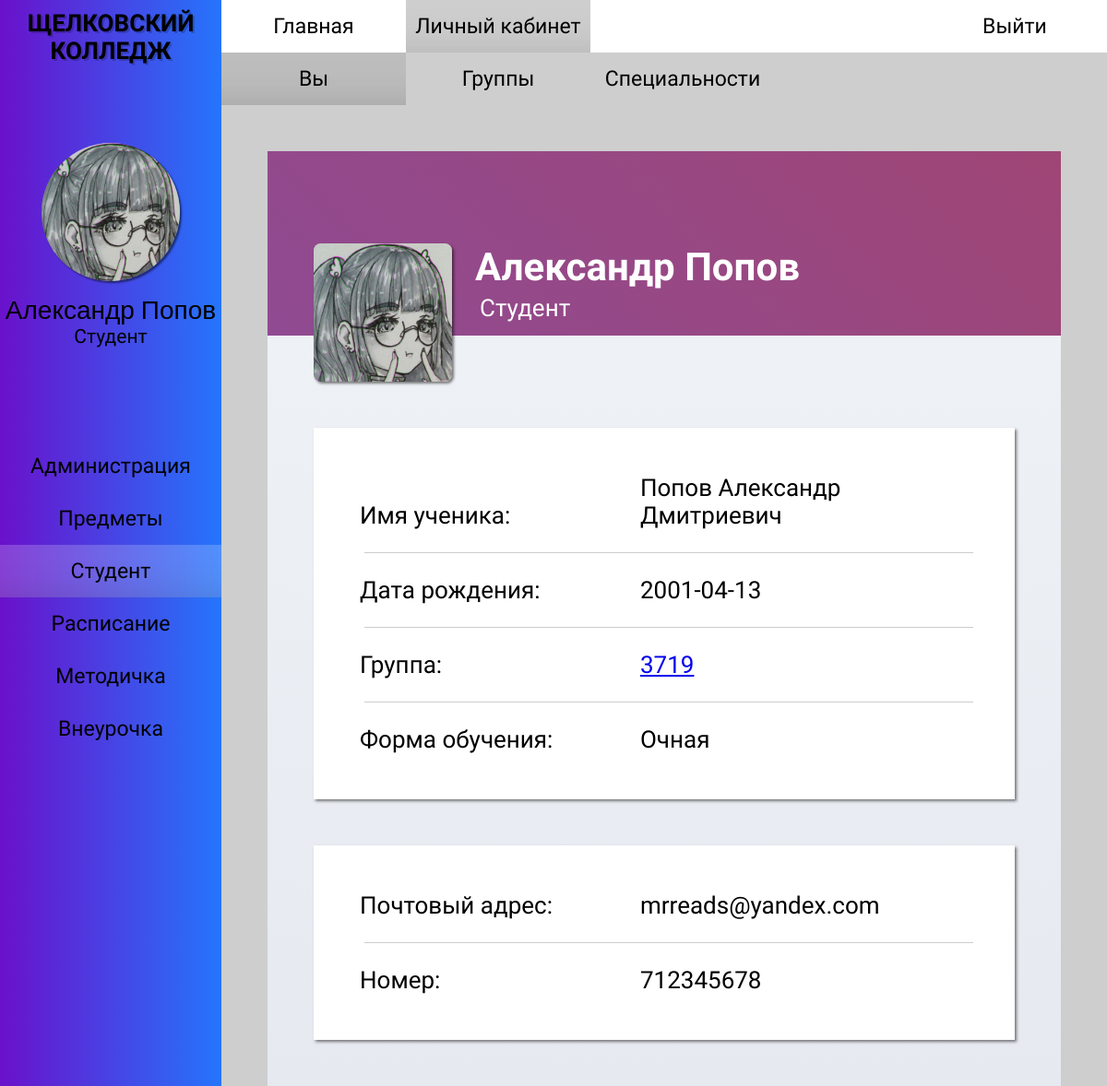
Page /student_you.php (signed in) on the committed database.
### tables this page shows
CREATE TABLE `students` (
  `id_student` int(11) NOT NULL,
  `fio` varchar(50) NOT NULL,
  `id_group` int(11) NOT NULL,
  `date_of_birth` date NOT NULL,
  `phone_number` int(11) NOT NULL,
  `address` varchar(50) NOT NULL,
  `email` varchar(50) NOT NULL,
  `password` varchar(25) NOT NULL,
  `form_study` varchar(10) NOT NULL,
  `number_of_studencheskly` int(11) NOT NULL,
  `phone_numder_parents` varchar(15) NOT NULL,
  `f.i.o_parents` varchar(50) NOT NULL,
  `id_role` int(11) NOT NULL,
  `id_user` int(11) NOT NULL
);

CREATE TABLE `roles` (
  `id_role` int(11) NOT NULL,
  `name_role` varchar(50) NOT NULL
);

CREATE TABLE `groups` (
  `id_group` int(11) NOT NULL,
  `number_group` varchar(13) NOT NULL,
  `id_specialization` int(11) NOT NULL,
  `date_zachislenia` date NOT NULL,
  `classroom_teacher` int(11) NOT NULL,
  `form_of_study` varchar(10) NOT NULL
);

### student_you.php (the view, shortened to what this page needs)
<?
$user_id = $_SESSION['id_user'];
require_once 'php/connection.php';
$query_user_info = "SELECT
                            fio,
                            date_of_birth,
                            number_group,
                            form_study,
                            email,
                            phone_number,
                            name_role
                    FROM
                            students,
                            `groups`,
                            roles
                    WHERE
                            students.id_group = groups.id_group
                    AND
                            students.id_role = roles.id_role
                    AND
                            id_student = '$user_id';";
$result_user_info = mysqli_query($link, $query_user_info);
$data_user_info = mysqli_fetch_row($result_user_info);
$user_id_group = mysqli_fetch_row(mysqli_query($link, "SELECT id_group FROM students WHERE id_student = '$user_id'"));
$user_name = $data_user_info[0];
$user_birth = $data_user_info[1];
$user_group = $data_user_info[2];
$user_formstudy = $data_user_info[3];
$user_email = $data_user_info[4];
$user_phone = $data_user_info[5];
$user_role = $data_user_info[6];
$user_fi = explode(' ', $user_name);
?>
<!DOCTYPE html>
<html>
<head>
    <link rel="stylesheet" href="styles/style_admin.css">
    <link rel="stylesheet" href="styles/style_adaptability.css">
    <link rel="stylesheet" href="styles/contents/style_profile.css">
</head>
<body>
    <div id="main-wrapper">
        <div id="wrapper-one">
            <div id="side-bar">
                <div class="hm-logo">
                    <h2> <a href="index.php"> ЩЕЛКОВСКИЙ <br> КОЛЛЕДЖ </a> </h2>
                </div>
                <div class="sb-profile">
                    <img src="images/avatar.jpg">
<? echo "           <p class='sb-name'> $user_fi[1] $user_fi[0] </p>"; ?>
<? echo "           <p class='sb-role'> $user_role </p>"; ?>
                </div>
                <div class="sb-menu">
                    <ul>
                        <li> <a href="administration.php"> Администрация </a> </li>
                        <li> <a href="subject.php"> Предметы </a> </li>
                        <li> <a href="student_you.php" id="sb-menu_active"> Студент </a> </li>
                        <li> <a href="schedule.php"> Расписание </a> </li>
                        <li> <a href="metodichka.php"> Методичка </a> </li>
                        <li> <a href="vneurochka.php"> Внеурочка </a> </li>
                    </ul>
                </div>
            </div>
        </div>
        <div id="wrapper-two">
            <div id="header-menu">
                <div class="hm-menu">
                    <ul>
                        <li> <a href="index.php"> Главная </a> </li>
                        <li> <a href="student_you.php" id="hm-menu_active"> Личный кабинет</a> </li>
                    </ul>
                </div>
                <div class="hm-login">
                    <a href="php/logout.php"> Выйти </a>
                </div>
            </div>
            <div id="nav-menu">
                <ul>
                    <li> <a href="student_you.php" id="nav-menu_active"> Вы </a> </li>
                    <li> <a href="student_group.php"> Группы </a> </li>
                    <li> <a href="student_specialty.php"> Специальности </a> </li>
                </ul>
            </div>
            <div id="content">
                <div id="profile">
                    <img src="images/avatar.jpg">
                    <div class='p-background'>
            <? echo "<h2 class='b-name'> $user_fi[1] $user_fi[0] </h2>"; ?>
            <? echo "<p class='b-info'> $user_role </p>"; ?>
                    </div>
                    <div class='info-background'>
                        <div class="user-info">
                            <p> Имя ученика: </p>
                    <? echo "<p> $user_name</p>"; ?>
                            <hr>
                            <p> Дата рождения: </p>
                    <? echo "<p> $user_birth </p>"; ?>
                            <hr>
                            <p> Группа: </p>
                    <? echo "<p> <a href='student_group_profile.php?id=$user_id_group[0]'> $user_group </a> </p>"; ?>
                            <hr>
                            <p> Форма обучения: </p>
                    <? echo "<p> $user_formstudy </p>"; ?>
                        </div>
                        <div class="profile-info">
                            <p> Почтовый адрес: </p>
                    <? echo "<p> $user_email </p>"; ?>
                            <hr>
                            <p> Номер: </p>
                    <? echo "<p> $user_phone </p>"; ?>
                        </div>
                    </div>
                </div>
            </div>
        </div>
    </div>
</body>
</html>

### styles/style_admin.css (style rules this page uses)
* { box-sizing: border-box; margin: 0; padding: 0; }
html, head, body, #main-wrapper { font-family: "PT Sans Narrow", sans-serif, "Roboto", sans-serif, "Oswald", sans-serif; overflow-y: hidden; height: 100% !important; min-height: 100%; background-color: #CECECE; }
#wrapper-one { float: left; width: 20%; min-height: 100%; }
#wrapper-two { float: right; overflow-y: scroll; width: 80%; min-height: 100%; }
#wrapper-one { position: relative; z-index: 15; float: left; overflow: hidden; overflow: scroll; width: 20%; height: 100%; background-image: linear-gradient(to right, #6A11CB 0%, #2575FC 100%); -ms-overflow-style: none; scrollbar-width: none; }
.hm-logo h2 { font-family: "Oswald", sans-serif; font-size: 26px; padding: 10px 0; text-align: center; text-shadow: 2px 2px 0 rgba(0,0,0,0.2); }
.sb-profile img { display: block; width: 150px; height: 150px; margin: 75px auto 15px auto; border-radius: 100%; box-shadow: 2px 2px 2px 0 rgba(0,0,0,0.5); }
.sb-profile .sb-name { font-family: "Roboto", sans-serif; font-size: 28px; text-align: center; }
.sb-profile .sb-role { font-size: 21px; text-align: center; }
.sb-menu { display: flex; flex-direction: column; padding: 100px 0; }
.sb-menu ul { display: flex; flex-direction: column; width: 100%; list-style-type: none; }
.sb-menu a { font-size: 23px; display: block; width: 100%; padding: 15px 0 15px 0; transition: 0.3s linear; text-align: center; text-decoration: none; color: black; }
.sb-menu a:hover, #sb-menu_active { transition: 0.2s linear; background-color: rgba(255,255,255,0.2); box-shadow: 0 -75px 85px -130px rgba(0,0,0,0.85) inset; }
#header-menu { display: flex; background-color: white; flex-wrap: wrap; }
.hm-menu { display: flex; flex-wrap: wrap; }
.hm-menu ul { display: flex; width: 100%; list-style-type: none; flex-wrap: wrap; }
.hm-menu a { font-size: 23px; display: block; width: 100%; min-width: 200px; padding: 15px 0 15px 0; transition: 0.3s linear; text-align: center; text-decoration: none; color: black; }
.hm-menu a:hover, #hm-menu_active { transition: 0.2s linear; background-color: #CECECE; box-shadow: 0 -75px 85px -130px rgba(0,0,0,0.85) inset; }
.hm-login { margin-left: auto; }
.hm-login a { font-size: 23px; display: block; min-width: 200px; padding: 15px 0 15px 0; transition: 0.3s linear; text-align: center; text-decoration: none; color: black; background-color: white; }
.hm-logo a { text-decoration: none; color: black; }
#nav-menu { display: flex; background-color: #CECECE; flex-wrap: wrap; }
#nav-menu ul { font-size: 23px; display: flex; width: 100%; list-style-type: none; flex-wrap: wrap; }
#nav-menu a { display: block; width: 100%; min-width: 200px; padding: 15px 0 15px 0; transition: 0.3s linear; text-align: center; text-decoration: none; color: black; }
#nav-menu a:hover, #nav-menu_active { transition: 0.2s linear; background-color: #BDBDBD; box-shadow: 0 -75px 85px -130px rgba(0,0,0,0.85) inset; }
#content { padding: 50px; }

### styles/style_adaptability.css (style rules this page uses)
#main-wrapper { min-width: 800px; }
@media screen and (max-width: 1210px) { .hm-logo { width: 100%; } }
@media screen and (max-width: 1210px) { .hm-menu { align-items: center; justify-content: center; } }

### rows in the picture
students: fio "Александр", fio "Попов", id_role.name_role "Студент", fio "Попов Александр Дмитриевич", date_of_birth "2001-04-13", id_group.number_group "3719", form_study "Очная", email "mrreads@yandex.com", phone_number "712345678"
